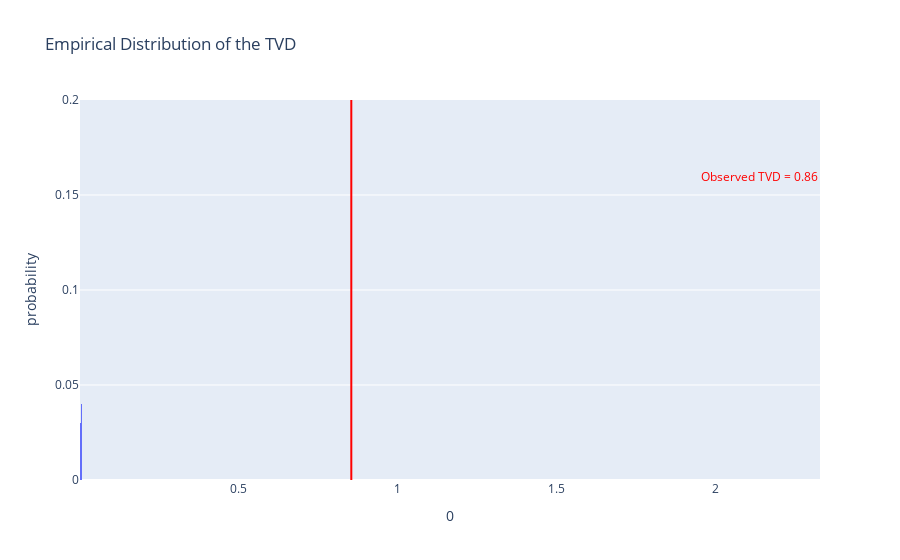

The code cell stored with this chart in its notebook:
### Code cell
fig = px.histogram(pd.DataFrame(tvd_stats), x=0, nbins=50, histnorm='probability', 
                   title='Empirical Distribution of the TVD')
fig.add_vline(x=tvd_observed, line_color='red', line_width=2, opacity=1)
fig.add_annotation(text=f'<span style="color:red">Observed TVD = {round(tvd_observed, 2)}</span>',
                   x=2.5 * tvd_observed, showarrow=False, y=0.16)
fig.update_layout(yaxis_range=[0, 0.2])

### Figure 1 — Plotly figure (JSON) as saved in the notebook; plotly's stock layout.template omitted (floating-point values rounded to 4 significant figures)
{"data": [{"bingroup": "x", "histnorm": "probability", "hovertemplate": "0=%{x}<br>probability=%{y}<extra></extra>", "legendgroup": "", "marker": {"color": "#636efa", "pattern": {"shape": ""}}, "name": "", "nbinsx": 50, "orientation": "v", "showlegend": false, "type": "histogram", "x": [0.007474, 0.004102, 0.004504, 0.007638, 0.008933, 0.00571, 0.005603, 0.004891, 0.00735, 0.004513, 0.006075, 0.007498, 0.006782, 0.005607, 0.006796, 0.006572, 0.004619, 0.006261, 0.006987, 0.006205, 0.007089, 0.00431, 0.0077, 0.005787, 0.004392, 0.006787, 0.005679, 0.003457, 0.005889, 0.007688, 0.007229, 0.007109, 0.005961, 0.005048, 0.004934, 0.004587, 0.00803, 0.005795, 0.008468, 0.008541, 0.00661, 0.006225, 0.009177, 0.00657, 0.005701, 0.006008, 0.004506, 0.00757, 0.004378, 0.00592, 0.005092, 0.009514, 0.004732, 0.00443, 0.004438, 0.00629, 0.004383, 0.01145, 0.006107, 0.006512, 0.005792, 0.003933, 0.003842, 0.007311, 0.004997, 0.005239, 0.005041, 0.00604, 0.004032, 0.005194, 0.004584, 0.004625, 0.00557, 0.005718, 0.005878, 0.006253, 0.005094, 0.004375, 0.006731, 0.005851, 0.005062, 0.005464, 0.004674, 0.00536, 0.003706, 0.002765, 0.006698, 0.00532, 0.008786, 0.005654, 0.005809, 0.008431, 0.004083, 0.006571, 0.004447, 0.007334, 0.008391, 0.00465, 0.004282, 0.008514], "xaxis": "x", "yaxis": "y"}], "layout": {"annotations": [{"showarrow": false, "text": "<span style=\"color:red\">Observed TVD = 0.86</span>", "x": 2.138, "y": 0.16}], "barmode": "relative", "legend": {"tracegroupgap": 0}, "shapes": [{"line": {"color": "red", "width": 2}, "opacity": 1, "type": "line", "x0": 0.8553, "x1": 0.8553, "xref": "x", "y0": 0, "y1": 1, "yref": "y domain"}], "title": {"text": "Empirical Distribution of the TVD"}, "xaxis": {"anchor": "y", "domain": [0, 1], "title": {"text": "0"}}, "yaxis": {"anchor": "x", "domain": [0, 1], "range": [0, 0.2], "title": {"text": "probability"}}}}
